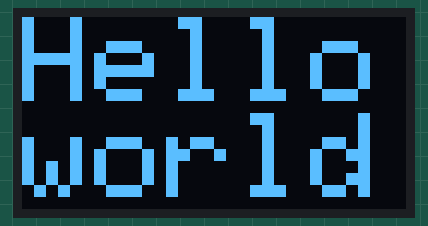
The sketch below on a simulated ESP8266 (NodeMCU). Shown: 128×64 one-colour display. What the sketch prints to the serial monitor is not drawn.

Above: at 0.1 s.

The sketch:

hello_world.ino
```cpp
// Wemos ESP8266 with battery holder and 0.96" 128x64 OLED display
// three input buttones, no schematics

#include <SPI.h>
#include <Wire.h>
#include <Adafruit_GFX.h>
#include <Adafruit_SSD1306.h>

#define SCREEN_WIDTH 128 // OLED display width, in pixels
#define SCREEN_HEIGHT 64 // OLED display height, in pixels
#define OLED_RESET     -1 // Reset pin # (or -1 if sharing Arduino reset pin)
#define SCREEN_ADDRESS 0x3C
Adafruit_SSD1306 display(SCREEN_WIDTH, SCREEN_HEIGHT, &Wire, OLED_RESET);

void setup() {
  Serial.begin(74880);
  Wire.begin(14, 12);
  // SSD1306_SWITCHCAPVCC = generate display voltage from 3.3V internally
  if(!display.begin(SSD1306_SWITCHCAPVCC, SCREEN_ADDRESS)) {
    Serial.println(F("SSD1306 allocation failed"));
    for(;;); // Don't proceed, loop forever
  }
  draw_hello_world();
}

void loop() {
  Serial.print(".");
  delay(2000);
}

void draw_hello_world() {
  display.clearDisplay();
  display.setRotation(2); // 180 degrees
  display.setTextSize(4);
  display.setTextColor(SSD1306_WHITE); // Draw white text
  display.setCursor(0, 0);     // Start at top-left corner
  display.cp437(true);         // Use full 256 char 'Code Page 437' font
  display.println(F("Helloworld"));
  display.display();
  Serial.println("\nHello, world!");
}
```
